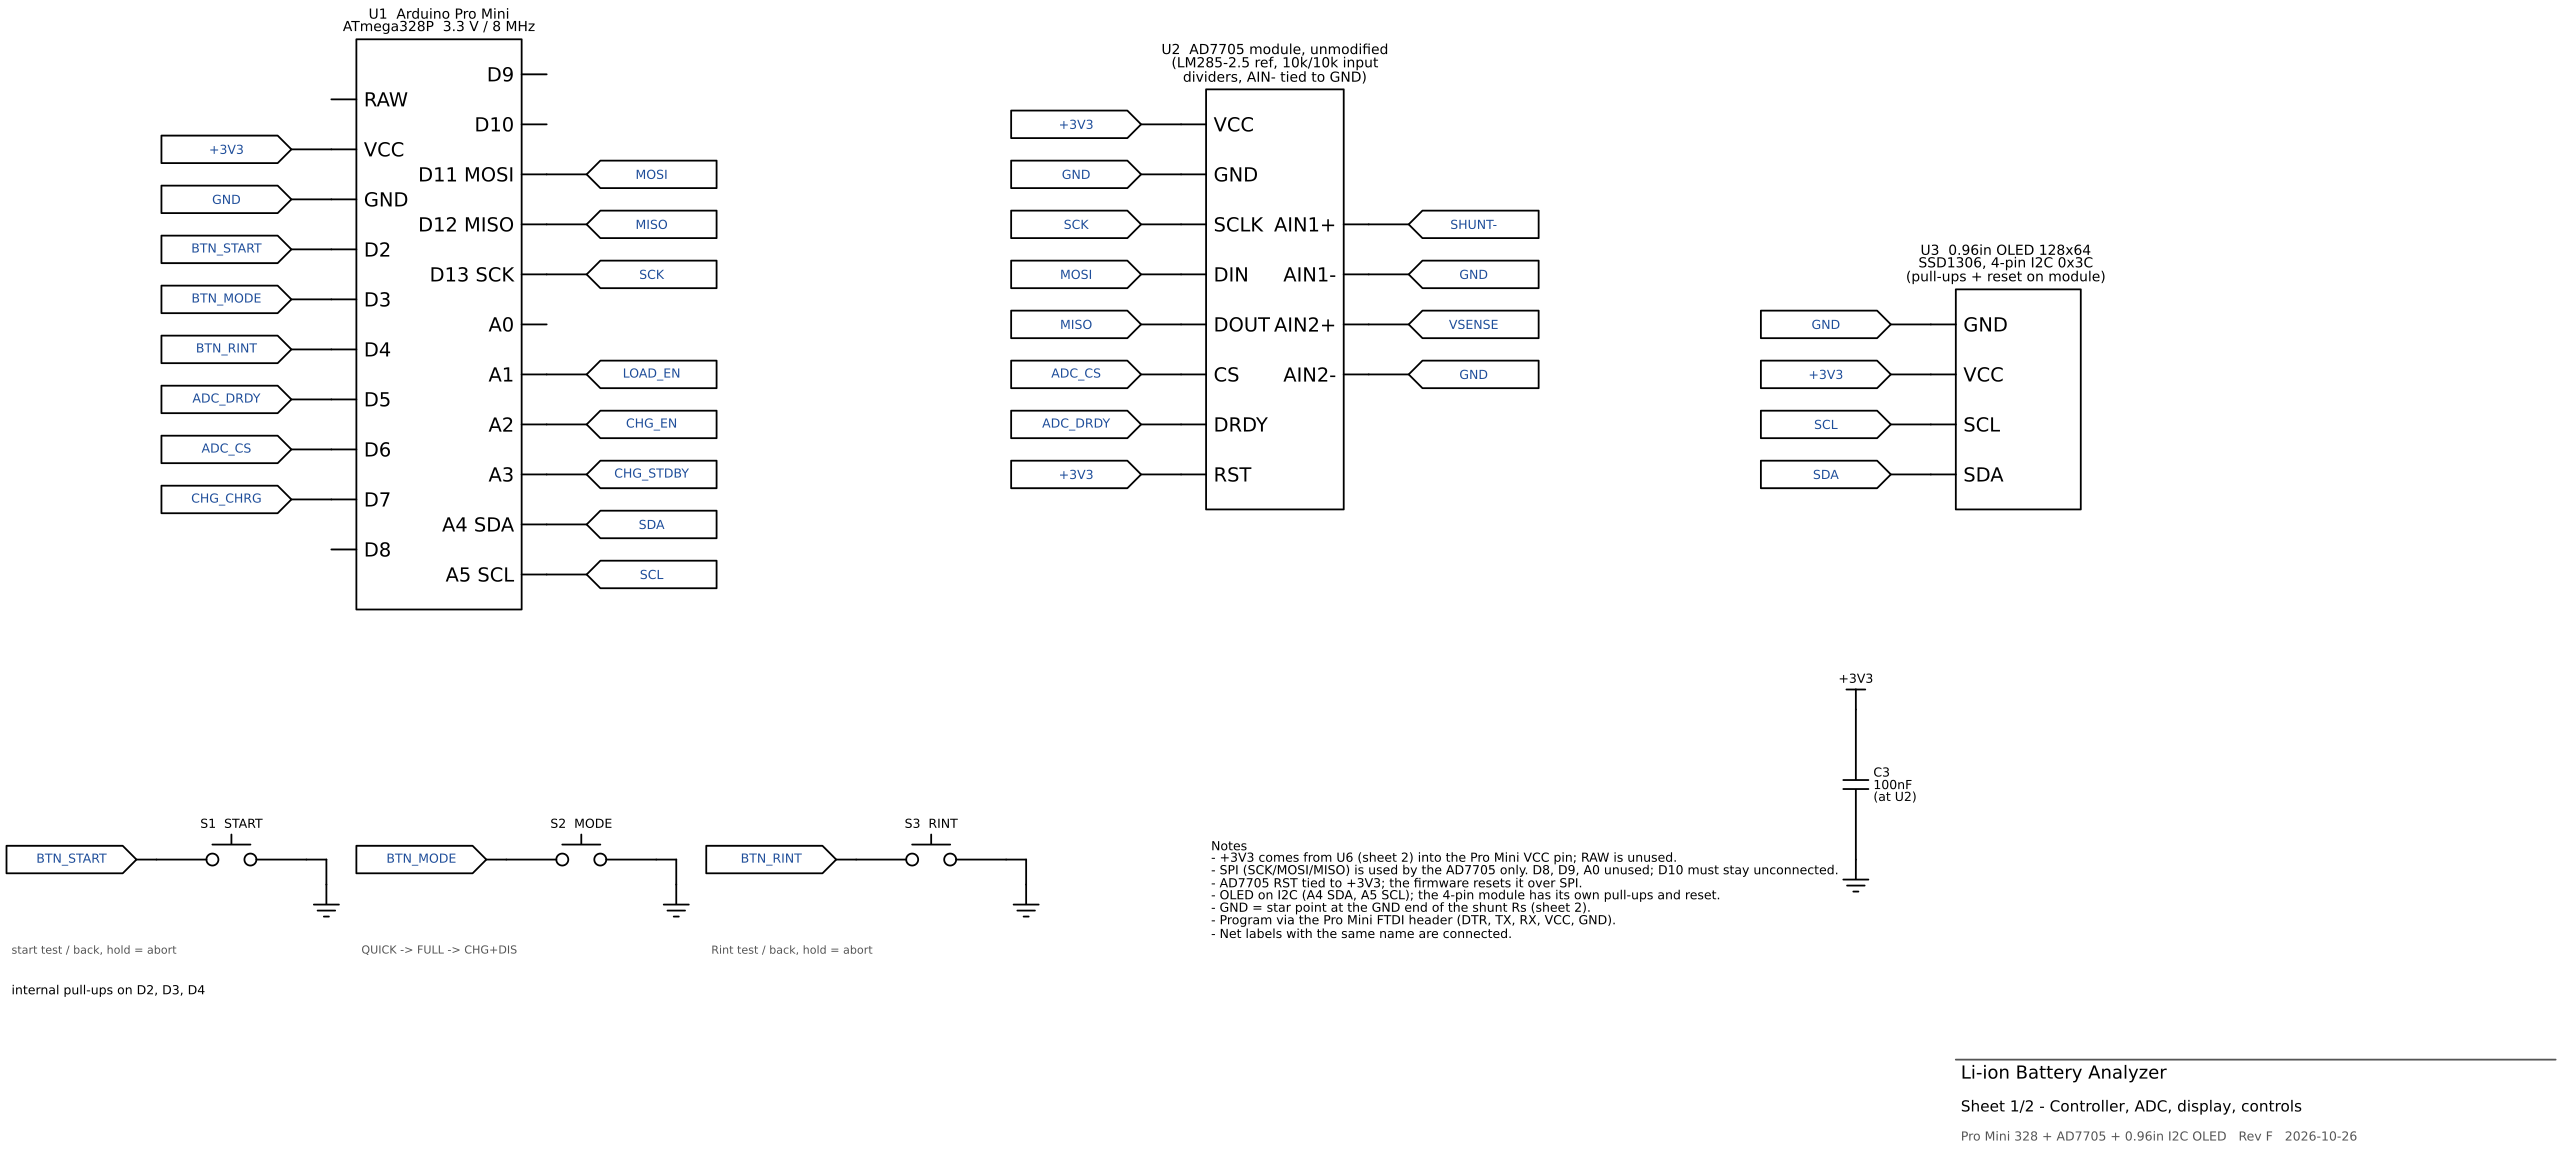

Recreate this plot in Python.
"""Generates docs/schematic.pdf (2 sheets) for the Li-ion battery analyzer.

    pip install schemdraw matplotlib pypdf
    python docs/schematic.py
"""
import os
import schemdraw
import schemdraw.elements as elm
from pypdf import PdfWriter

HERE = os.path.dirname(os.path.abspath(__file__))
OUT = os.path.join(HERE, "schematic.pdf")
DATE = "2026-10-26"
NET = "#1f4e9a"
GREY = "#555555"
schemdraw.config(fontsize=11, lw=1.3)


def net(d, at, name, direction="right", lead=0.8):
    """Short wire from `at` ending in a net-label tag."""
    ln = d.add(getattr(elm.Line().at(at).length(lead), direction)())
    d.add(getattr(elm.Tag(width=2.6, height=0.55).at(ln.end), direction)()
          .label(name, fontsize=9, color=NET))
    return ln


def text(d, xy, s, size=10, halign="left", color="black"):
    d.add(elm.Label().at(xy).label(s, fontsize=size, halign=halign, valign="top", color=color))


def title_block(d, xy, sheet, title):
    x, y = xy
    d.add(elm.Line().at((x, y)).to((x + 12, y)).color(GREY))
    text(d, (x, y - 0.2), "Li-ion Battery Analyzer", 13)
    text(d, (x, y - 0.9), f"Sheet {sheet}/2 - {title}", 11)
    text(d, (x, y - 1.5), f"Pro Mini 328 + AD7705 + 0.96in I2C OLED   Rev F   {DATE}", 9, color=GREY)


def ic(d, at, w, left, right, label):
    """IC/module block. `left`/`right` are top-to-bottom lists of (pin, net); returns the element."""
    pins = [elm.IcPin(name=p, side="left", anchorname="L%d" % i) for i, (p, _) in enumerate(left)][::-1]
    pins += [elm.IcPin(name=p, side="right", anchorname="R%d" % i) for i, (p, _) in enumerate(right)][::-1]
    u = d.add(elm.Ic(pins=pins, w=w, pinspacing=1.0, edgepadH=0.7).right().at(at)
              .label(label, "top", fontsize=10))
    for i, (_, n) in enumerate(left):
        if n:
            net(d, getattr(u, "L%d" % i), n, "left")
    for i, (_, n) in enumerate(right):
        if n:
            net(d, getattr(u, "R%d" % i), n, "right")
    return u


# ============================================================ Sheet 1 =====
def sheet1(path):
    with schemdraw.Drawing(file=path, show=False) as d:
        ic(d, (0, 0), 5,
           [("RAW", ""), ("VCC", "+3V3"), ("GND", "GND"), ("D2", "BTN_START"), ("D3", "BTN_MODE"),
            ("D4", "BTN_RINT"), ("D5", "ADC_DRDY"), ("D6", "ADC_CS"), ("D7", "CHG_CHRG"), ("D8", "")],
           [("D9", ""), ("D10", ""), ("D11 MOSI", "MOSI"), ("D12 MISO", "MISO"),
            ("D13 SCK", "SCK"), ("A0", ""), ("A1", "LOAD_EN"), ("A2", "CHG_EN"),
            ("A3", "CHG_STDBY"), ("A4 SDA", "SDA"), ("A5 SCL", "SCL")],
           "U1  Arduino Pro Mini\nATmega328P  3.3 V / 8 MHz")

        ic(d, (17, 2), 5,
           [("VCC", "+3V3"), ("GND", "GND"), ("SCLK", "SCK"), ("DIN", "MOSI"),
            ("DOUT", "MISO"), ("CS", "ADC_CS"), ("DRDY", "ADC_DRDY"), ("RST", "+3V3")],
           [("AIN1+", "SHUNT-"), ("AIN1-", "GND"), ("AIN2+", "VSENSE"), ("AIN2-", "GND")],
           "U2  AD7705 module, unmodified\n(LM285-2.5 ref, 10k/10k input\ndividers, AIN- tied to GND)")

        ic(d, (32, 2), 5,
           [("GND", "GND"), ("VCC", "+3V3"), ("SCL", "SCL"), ("SDA", "SDA")],
           [],
           "U3  0.96in OLED 128x64\nSSD1306, 4-pin I2C 0x3C\n(pull-ups + reset on module)")

        # decoupling at the ADC module
        c = d.add(elm.Capacitor().at((30, -2)).down().label("C3\n100nF\n(at U2)", loc="bottom", fontsize=9))
        d.add(elm.Vdd().at(c.start).label("+3V3", fontsize=9))
        d.add(elm.Ground().at(c.end))

        # three push buttons to GND
        buttons = (("S1  START", "BTN_START", "start test / back, hold = abort"),
                   ("S2  MODE", "BTN_MODE", "QUICK -> FULL -> CHG+DIS"),
                   ("S3  RINT", "BTN_RINT", "Rint test / back, hold = abort"))
        for k, (name, sig, desc) in enumerate(buttons):
            bx, by = -4 + 7 * k, -5
            net(d, (bx, by), sig, "left", 0.4)
            b = d.add(elm.Button().at((bx, by)).right()
                      .label(name, loc="top", fontsize=9))
            d.add(elm.Line().at(b.end).right(0.4))
            d.add(elm.Line().down(0.5))
            d.add(elm.Ground())
            text(d, (bx - 3, by - 1.6), desc, 8, color=GREY)
        text(d, (-7, -7.4), "internal pull-ups on D2, D3, D4", 9)

        text(d, (17, -4.5),
             "Notes\n"
             "- +3V3 comes from U6 (sheet 2) into the Pro Mini VCC pin; RAW is unused.\n"
             "- SPI (SCK/MOSI/MISO) is used by the AD7705 only. D8, D9, A0 unused; D10 must stay unconnected.\n"
             "- AD7705 RST tied to +3V3; the firmware resets it over SPI.\n"
             "- OLED on I2C (A4 SDA, A5 SCL); the 4-pin module has its own pull-ups and reset.\n"
             "- GND = star point at the GND end of the shunt Rs (sheet 2).\n"
             "- Program via the Pro Mini FTDI header (DTR, TX, RX, VCC, GND).\n"
             "- Net labels with the same name are connected.", 9)
        title_block(d, (32, -9), 1, "Controller, ADC, display, controls")
    return path


# ============================================================ Sheet 2 =====
def sheet2(path):
    with schemdraw.Drawing(file=path, show=False) as d:
        RAIL = 12
        LX = 16   # load column
        PX = 27   # power column
        CX = 45   # charger column

        # ---------------- cell + shunt in the minus lead
        bat = d.add(elm.BatteryCell().at((0, 6)).up().reverse()
                    .label("B1  Li-ion cell\n(18650 etc.)", loc="bottom", fontsize=10))
        text(d, (-0.7, (bat.start[1] + bat.end[1]) / 2 + 0.7), "+", 14)
        d.add(elm.Line().at(bat.end).toy(RAIL))
        d.add(elm.Line().at(bat.start).toy(4.5))
        d.add(elm.Dot())
        sn = d.here
        d.add(elm.Resistor().down().label("Rs  0.02 ohm\n1 %, 1 W\n(4-terminal if\npossible)", loc="bottom", fontsize=9))
        d.add(elm.Dot())
        sp = d.here
        d.add(elm.Line().toy(0).linewidth(3))
        d.add(elm.Dot().at((0, 0)))
        d.add(elm.Ground().at((0, 0)))
        text(d, (-0.8, -0.3), "STAR GND", 9, halign="right")
        net(d, sn, "SHUNT-", "left", 0.8)
        text(d, (-5.5, sn[1] + 1.4), "cell minus\n(below GND by I x Rs)\nto AD7705 AIN1+", 8, color=GREY)
        text(d, (0.5, sp[1] - 0.3), "GND end = star point\n(AIN1- is GND on the module)", 8, color=GREY)
        d.add(elm.Dot().at((0, RAIL)))
        net(d, (0, RAIL), "BAT+", "left", 0.6)

        # ---------------- Kelvin voltage sense (the AD7705 module divides it by 2)
        d.add(elm.Line().at((0, RAIL)).to((3, RAIL)).color("#b05000"))
        d.add(elm.Line().toy(RAIL - 3).color("#b05000"))
        text(d, (0.4, RAIL - 0.2), "sense wire\n(Kelvin)", 8, color="#b05000")
        net(d, (3, RAIL - 3), "VSENSE", "right", 0.6)
        text(d, (3.6, RAIL - 3.6), "to AD7705 AIN2+\n(module 10k/10k: Vbat / 2)", 8, color=GREY)

        # ---------------- load path
        LR = RAIL + 1.5
        d.add(elm.Line().at((0, RAIL)).toy(LR).linewidth(3))
        d.add(elm.Line().tox(LX).linewidth(3))
        d.add(elm.Line().toy(RAIL).linewidth(3))
        text(d, (6, LR + 0.6), "load current (heavy wire)", 8, color=GREY)
        rl = d.add(elm.ResistorVar().at((LX, RAIL)).down()
                   .label("RL  external load (2-5 ohm,\npower rated) or a device\nto power in OUTPUT mode", loc="bottom", fontsize=9))
        q1 = d.add(elm.NFet().right().reverse().anchor("drain").at(rl.end))
        text(d, (LX + 0.5, q1.gate[1] + 0.2), "Q1  IRLZ44N / AO3400\nlogic-level N-MOSFET", 9)
        d.add(elm.Line().at(q1.source).toy(0).linewidth(3))
        d.add(elm.Line().at((0, 0)).to((LX, 0)).linewidth(3))
        text(d, (6, -0.4), "GND return (heavy wire)", 8, color=GREY)

        # gate drive
        d.add(elm.Line().at(q1.gate).left(0.8))
        d.add(elm.Dot())
        g = d.here
        r3 = d.add(elm.Resistor().left().label("R3  100", loc="top", fontsize=9))
        net(d, r3.end, "LOAD_EN", "left", 0.3)
        d.add(elm.Resistor().at(g).down().label("R4\n100k", loc="bottom", fontsize=9))
        d.add(elm.Ground())

        # ---------------- power for the electronics, from the cell under test
        net(d, (PX, 15), "BAT+", "left", 0.4)
        sw = d.add(elm.Switch().at((PX, 15)).right().label("SW1  power", loc="top", fontsize=9))
        net(d, sw.end, "BAT_SW", "right", 0.4)
        ic(d, (PX + 3, 7), 4,
           [("VIN+", "BAT_SW"), ("VIN-", "GND")],
           [("VOUT+", "+5V"), ("VOUT-", "GND")],
           "U5  5 V boost module\n(MT3608 / similar)")
        ic(d, (PX + 3, 0), 4,
           [("IN", "+5V"), ("GND", "GND")],
           [("OUT", "+3V3")],
           "U6  3.3 V regulator\n(AMS1117-3.3 / HT7333,\n10 uF in + out)")

        # ---------------- charger (external USB 5 V, charging only)
        VTOP = 19
        d.add(elm.Vdd().at((CX, VTOP)).label("USB 5 V in  (charging only, 1 A)", fontsize=10))
        d.add(elm.Line().at((CX, VTOP)).down(1.0))
        d.add(elm.Dot())
        top = d.here
        d.add(elm.Line().down(2.0))
        q2 = d.add(elm.PFet().right().reverse().anchor("source"))
        text(d, (CX + 0.5, q2.gate[1] + 0.2), "Q2  AO3401\nP-MOSFET", 9)
        d.add(elm.Line().at(q2.gate).left(0.8))
        d.add(elm.Dot())
        pg = d.here
        d.add(elm.Line().at(top).tox(pg[0]))
        d.add(elm.Resistor().to(pg).label("R5 10k", loc="bottom", fontsize=9))
        d.add(elm.Line().at(pg).down(1.0))
        q3 = d.add(elm.BjtNpn(circle=True).right().anchor("collector"))
        d.add(elm.Ground().at(q3.emitter))
        text(d, (pg[0] + 0.9, q3.base[1] + 0.3), "Q3  2N3904", 9)
        d.add(elm.Line().at(q3.base).left(0.6))
        d.add(elm.Dot())
        bb = d.here
        r6 = d.add(elm.Resistor().left().label("R6  1k", loc="top", fontsize=9))
        net(d, r6.end, "CHG_EN", "left", 0.3)
        d.add(elm.Resistor().at(bb).down().label("R7\n100k", loc="bottom", fontsize=9))
        d.add(elm.Ground())

        tp = d.add(elm.Ic(pins=[
            elm.IcPin(name="IN-", side="left", anchorname="INN", slot="1/2"),
            elm.IcPin(name="IN+", side="left", anchorname="INP", slot="2/2"),
            elm.IcPin(name="STDBY", side="right", anchorname="STDBY", slot="1/4"),
            elm.IcPin(name="CHRG", side="right", anchorname="CHRG", slot="2/4"),
            elm.IcPin(name="BAT-", side="right", anchorname="BN", slot="3/4"),
            elm.IcPin(name="BAT+", side="right", anchorname="BP", slot="4/4"),
        ], w=4, pinspacing=1.0, edgepadH=0.7).right().anchor("INP").at((CX + 1.5, 9))
            .label("U4  TP4056 module\n(1 A, use version\nwithout DW01 protection)", "top", fontsize=9))
        d.add(elm.Line().at(q2.drain).toy(tp.INP[1]))
        d.add(elm.Line().tox(tp.INP[0]))
        d.add(elm.Line().at(tp.INN).left(0.6))
        d.add(elm.Line().down(0.6))
        d.add(elm.Ground())
        net(d, tp.BP, "BAT+", "right", 0.8)
        net(d, tp.BN, "GND", "right", 0.8)
        r8 = d.add(elm.Resistor().at(tp.CHRG).right(4.5).label("R8 10k", loc="top", fontsize=9))
        net(d, r8.end, "CHG_CHRG", "right", 0.3)
        r9 = d.add(elm.Resistor().at(tp.STDBY).right(4.5).label("R9 10k", loc="bottom", fontsize=9))
        net(d, r9.end, "CHG_STDBY", "right", 0.3)
        text(d, (CX + 1.5, tp.INN[1] - 2.4),
             "CHRG / STDBY = TP4056 IC pins 7 / 6\n(LED cathode side, open-drain, LOW = active)\n"
             "BAT- to GND (not the cell): charge current\nthen flows through Rs and is measured too", 8, color=GREY)

        # ---------------- notes
        text(d, (-2, -4),
             "Notes\n"
             "- Rs sits in the cell minus lead, so ALL cell current is measured: load + electronics (boost) + charging.\n"
             "- STAR GND is the GND end of Rs. Q1 source, U5/U6, AD7705 module GND and TP4056 BAT- all join there.\n"
             "- SHUNT- (cell minus) goes to AD7705 AIN1+ on its own thin wire; the module GND wire is the other sense lead.\n"
             "- The AD7705 module's 10k/10k dividers halve both inputs: the voltage wire needs no external divider.\n"
             "- Shunt channel: bipolar, gain 64, sign inverted in firmware; up to 2.5 A (-25 mV at the chip, limit -30 mV).\n"
             "- The electronics draw ~30-60 mA from the cell. Switch SW1 off after a test, or the cell keeps draining.\n"
             "- Programming: do not connect the FTDI adapter VCC while the analyzer runs from the cell.\n"
             "- R4 / R7 keep the load and charger off while the MCU resets or is being programmed.\n"
             "- No temperature sensing: do not leave high-current tests unattended.", 9)
        title_block(d, (CX, -4), 2, "Power, load, shunt, charger")
    return path


if __name__ == "__main__":
    p1 = sheet1(os.path.join(HERE, "_s1.pdf"))
    p2 = sheet2(os.path.join(HERE, "_s2.pdf"))
    w = PdfWriter()
    for p in (p1, p2):
        w.append(p)
    w.add_metadata({"/Title": "Li-ion Battery Analyzer - Schematic"})
    with open(OUT, "wb") as f:
        w.write(f)
    for p in (p1, p2):
        os.remove(p)
    print("wrote", OUT)
